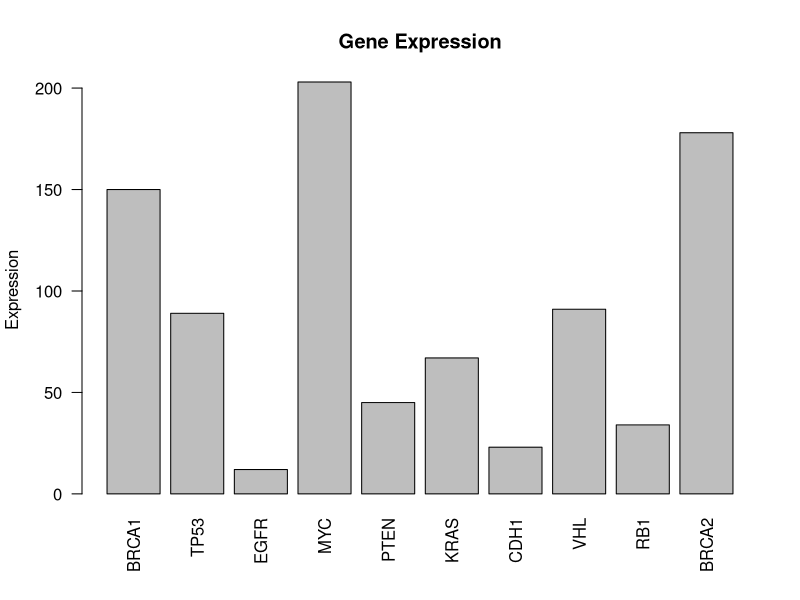
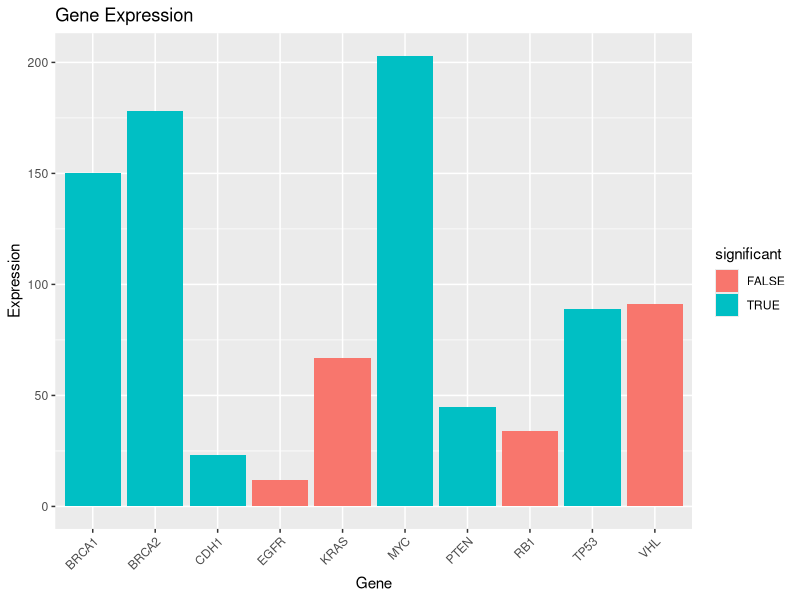

The R source for these figures, in order:
# ============================================
# Week 1 - Day 2
# Topic: Data Frames, CSV files, and Plots
# ============================================

# Set working directory - tell R where to find files
setwd("~/Desktop/bioinfo-learning/week1-day2-r-basics")

# Load ggplot2 library
library(ggplot2)

# ============================================
# PART 1 - Create a data frame manually
# ============================================

# data.frame() creates a table with rows and columns
# like an Excel spreadsheet in R
gene_table <- data.frame(
  gene = c("BRCA1", "TP53", "EGFR", "MYC", "PTEN"),  # text column
  expression = c(10, 25, 3, 47, 8),                    # number column
  significant = c(TRUE, TRUE, FALSE, TRUE, FALSE)       # TRUE/FALSE column
)

# Look at the table
gene_table

# How many rows and columns?
nrow(gene_table)   # 5 rows = 5 genes
ncol(gene_table)   # 3 columns

# Structure - shows data types of each column
# chr = text, num = numbers, logi = TRUE/FALSE
str(gene_table)

# Access one column with $
gene_table$expression

# Calculate mean of expression column
mean(gene_table$expression)

# Filter - show only significant genes
gene_table[gene_table$significant == TRUE, ]

# ============================================
# PART 2 - Read a CSV file into R
# ============================================

# read.csv() loads a CSV file as a data frame
# This is how you load real RNA-seq data
data <- read.csv("gene_expression.csv")

# Explore the data
data          # print the whole table
str(data)     # show structure
head(data)    # show first 6 rows

# ============================================
# PART 3 - Visualisation
# ============================================

# Basic barplot
barplot(data$expression,
        names.arg = data$gene,
        las = 2,
        main = "Gene Expression",
        ylab = "Expression")

# ggplot2 barplot - more beautiful
# aes() = aesthetics = what goes on x axis, y axis, and fill color
ggplot(data, aes(x = gene, y = expression, fill = significant)) +
  geom_bar(stat = "identity") +
  theme(axis.text.x = element_text(angle = 45, hjust = 1)) +
  labs(title = "Gene Expression",
       x = "Gene",
       y = "Expression")
